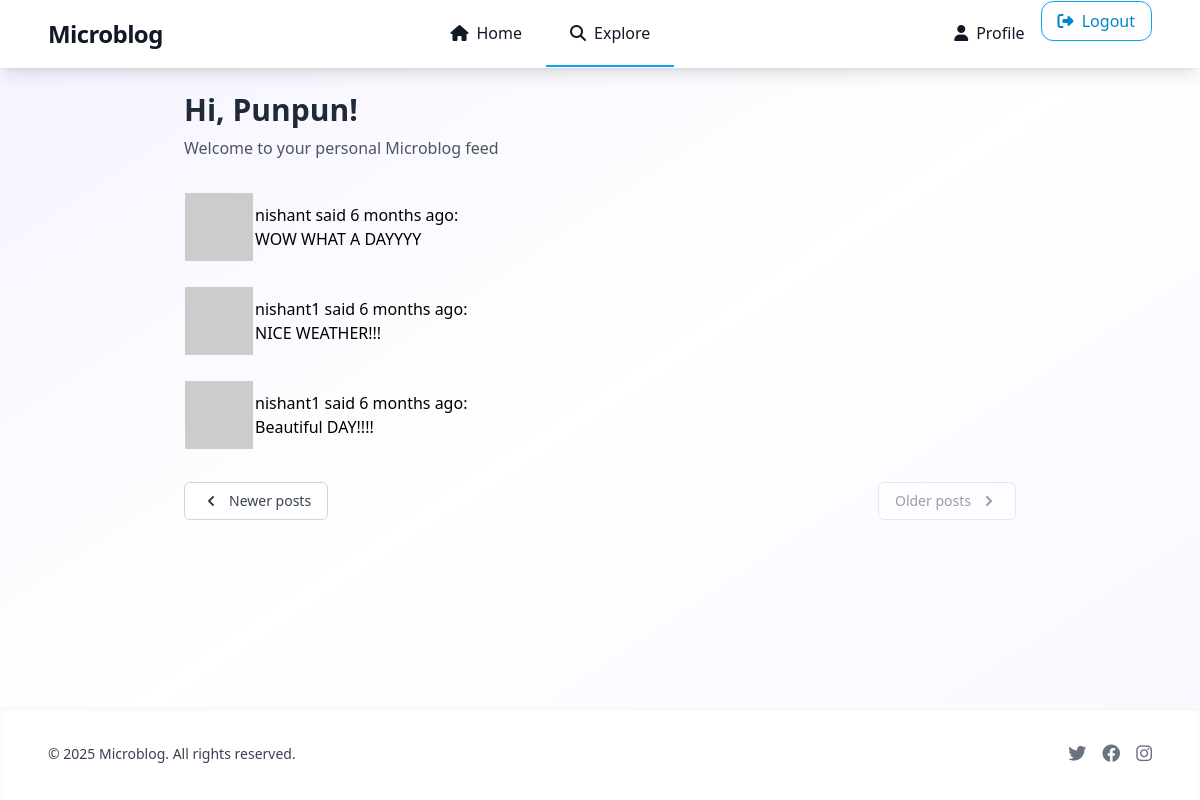
The app's page /Explore?page=2 (signed in) with its own data.
### Projectdir/models.py (models this page shows, shortened)
class User(UserMixin, db.Model):
    __tablename__ = 'user'
    id = db.Column(db.Integer, primary_key=True)
    username = db.Column(db.String(64), index=True, unique=True)
    email = db.Column(db.String(120), index=True, unique=True)
    password_hash = db.Column(db.String(120))
    about_me = db.Column(db.String(140))
    last_seen = db.Column(db.DateTime, default=datetime.utcnow)
    posts = db.relationship('Post', backref='author', lazy='dynamic')
    followed = db.relationship('User', secondary=followers,
        primaryjoin=(followers.c.follower_id==id),
        secondaryjoin=(followers.c.followed_id==id),
        backref=db.backref('followers', lazy='dynamic'), lazy='dynamic')
    __searchable__ = ['body']
    def avatar(self,size):
        digest = md5(self.email.lower().encode('utf-8')).hexdigest()
        return 'https://www.gravatar.com/avatar/{}?d=identicon&s={}'.format(digest,size)
    @login.user_loader
    def load_user(id):
        return User.query.get(int(id))

class Post(db.Model):
    id = db.Column(db.Integer, primary_key=True)
    body = db.Column(db.String(140))
    timestamp = db.Column(db.DateTime, index=True, default=datetime.utcnow)
    user_id = db.Column(db.Integer, db.ForeignKey('user.id'))

### Projectdir/routes.py (the view)
@app.route('/Explore')
@login_required
def Explore():
    page = request.args.get('page', 1, type=int)
    posts = Post.query.order_by(Post.timestamp.desc()).paginate(
        page=page,
        per_page=app.config['POSTS_PER_PAGE'],
        error_out=False
    )
    next_url = url_for('Explore', page=posts.next_num) if posts.has_next else None
    prev_url = url_for('Explore', page=posts.prev_num) if posts.has_prev else None
    print(f"Current page: {page}")
    print(f"Has previous page: {posts.has_prev}")
    print(f"Has next page: {posts.has_next}")
    print(f"Previous page number: {posts.prev_num}")
    print(f"Next page number: {posts.next_num}")
    return render_template('index.html',
                        title='Explore',
                        posts=posts.items,
                        next_url=next_url,
                        prev_url=prev_url)

### Projectdir/routes.py (called while the page is built)
@app.before_request
def before_request():
    if current_user.is_authenticated:
        current_user.last_seen=datetime.utcnow()
        db.session.commit()

### Projectdir/templates/index.html (shortened to what this page needs)
{% extends "base.html" %}
{% block content %}
<div class="max-w-4xl mx-auto">
    <div class="mb-8">
        <h1 class="text-3xl font-bold text-gray-800">Hi, {{ current_user.username }}!</h1>
        <p class="text-gray-600 mt-2">Welcome to your personal Microblog feed</p>
    </div>
    <div class="space-y-6">
        {% for post in posts %}
            {% include '_post.html' %}
        {% endfor %}
    </div>
    <nav class="flex items-center justify-between mt-8" aria-label="Pagination">
        <div class="flex-1">
            <a href="{{ prev_url or '#' }}" class="{% if not prev_url %}pointer-events-none opacity-50{% endif %} relative inline-flex items-center px-4 py-2 text-sm font-medium text-gray-700 bg-white border border-gray-300 rounded-md hover:bg-gray-50">
                <svg class="w-5 h-5 mr-2" xmlns="http://www.w3.org/2000/svg" viewBox="0 0 20 20" fill="currentColor">
                    <path fill-rule="evenodd" d="M12.707 5.293a1 1 0 010 1.414L9.414 10l3.293 3.293a1 1 0 01-1.414 1.414l-4-4a1 1 0 010-1.414l4-4a1 1 0 011.414 0z" clip-rule="evenodd" />
                </svg>
                Newer posts
            </a>
        </div>
        <div class="flex-1 flex justify-end">
            <a href="{{ next_url or '#' }}" class="{% if not next_url %}pointer-events-none opacity-50{% endif %} relative inline-flex items-center px-4 py-2 text-sm font-medium text-gray-700 bg-white border border-gray-300 rounded-md hover:bg-gray-50">
                Older posts
                <svg class="w-5 h-5 ml-2" xmlns="http://www.w3.org/2000/svg" viewBox="0 0 20 20" fill="currentColor">
                    <path fill-rule="evenodd" d="M7.293 14.707a1 1 0 010-1.414L10.586 10 7.293 6.707a1 1 0 011.414-1.414l4 4a1 1 0 010 1.414l-4 4a1 1 0 01-1.414 0z" clip-rule="evenodd" />
                </svg>
            </a>
        </div>
    </nav>
</div>
{% endblock %}

### Projectdir/templates/_post.html
<table class="table table-hover">
    <tr>
    <td width="70px">
    <a href="{{ url_for('user', username=post.author.username) }}">
    <img src="{{ post.author.avatar(70) }}" />
    </a>
    </td>
    <td>
    <a href="{{ url_for('user', username=post.author.username) }}">
    {{ post.author.username }}
    </a>
    said {{ moment(post.timestamp).fromNow() }}:
    <br>
    {{ post.body }}
    </td>
    </tr>
    </table>

### records on screen
User: username "Punpun"
Post: author.username "nishant", timestamp "6 months ago", body "WOW WHAT A DAYYYY"
Post: author.username "nishant1", timestamp "6 months ago", body "NICE WEATHER!!!"
Post: author.username "nishant1", timestamp "6 months ago", body "Beautiful DAY!!!!"
